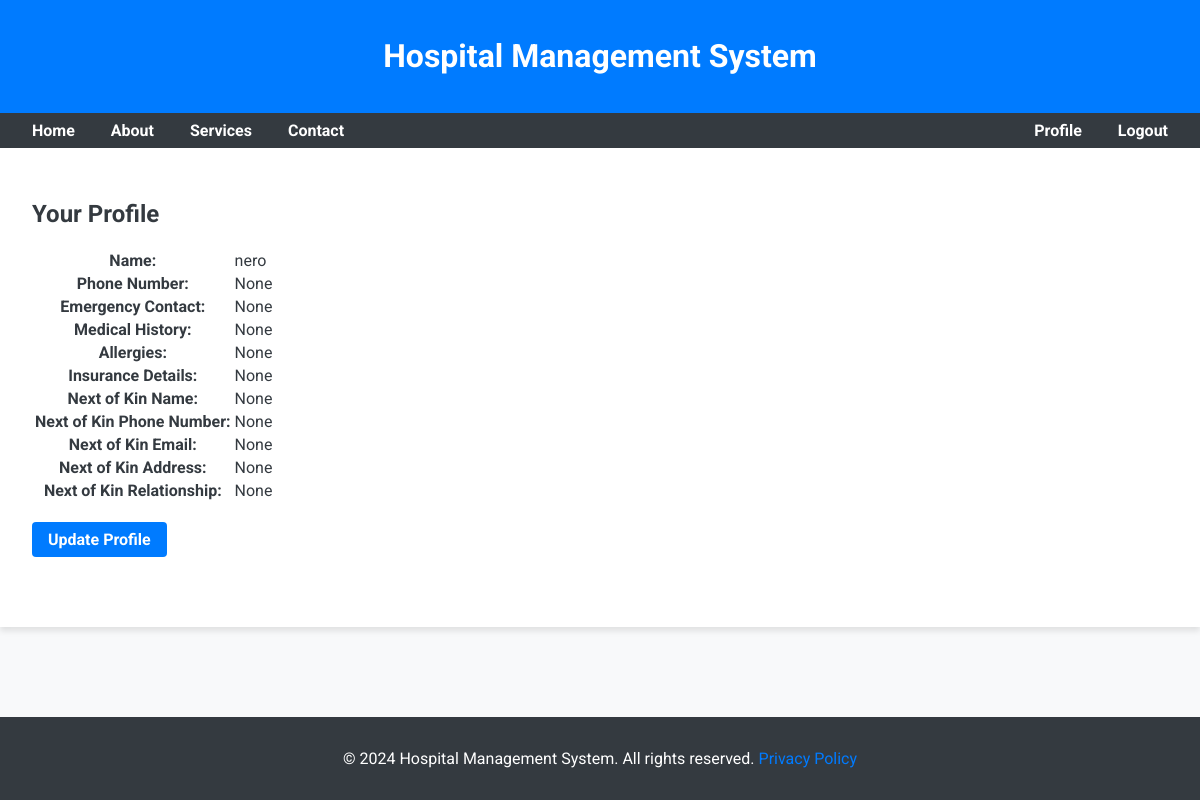
Screenshot of /profile/ (signed in) with the database file from the repository.
### patients/models.py (models this page shows, shortened)
class Profile(models.Model):
    user = models.OneToOneField(Patient, on_delete=models.CASCADE, related_name='profile')
    phone_number = models.CharField(max_length=15, blank=True, null=True)
    emergency_contact = models.CharField(max_length=15, blank=True, null=True)
    medical_history = models.TextField(blank=True, null=True)
    allergies = models.TextField(blank=True, null=True)
    insurance_details = models.TextField(blank=True, null=True)
    next_of_kin_name = models.CharField(max_length=100, blank=True, null=True)
    next_of_kin_phone_number = models.CharField(max_length=15, blank=True, null=True)
    next_of_kin_email = models.EmailField(blank=True, null=True)
    next_of_kin_address = models.TextField(blank=True, null=True)
    next_of_kin_relationship = models.CharField(max_length=50, choices=RELATIONSHIP_CHOICES, blank=True, null=True)

class Patient(models.Model):
    user = models.OneToOneField(User, on_delete=models.CASCADE, related_name='Patient')
    phone_number = models.CharField(max_length=15)
    profile_picture = models.ImageField(upload_to='profile_pics/', blank=True, null=True)

### patients/views.py (the view)
# urls.py: path('profile/', views.profile, name='profile'),
@login_required
def profile(request):
    view_profile = get_object_or_404(Profile, user=request.user.Patient)
    return render(request, 'patients/profile.html', {'profile': view_profile})

### Templates/patients/profile.html (shortened to what this page needs)
{% extends 'patients/base.html' %}
{% block content %}
<h2>Your Profile</h2>
<table>
    <tr>
        <th>Name:</th>
        <td>{{ profile.user.user.username }}</td>
    </tr>
    <tr>
        <th>Phone Number:</th>
        <td>{{ profile.phone_number }}</td>
    </tr>
    <tr>
        <th>Emergency Contact:</th>
        <td>{{ profile.emergency_contact }}</td>
    </tr>
    <tr>
        <th>Medical History:</th>
        <td>{{ profile.medical_history }}</td>
    </tr>
    <tr>
        <th>Allergies:</th>
        <td>{{ profile.allergies }}</td>
    </tr>
    <tr>
        <th>Insurance Details:</th>
        <td>{{ profile.insurance_details }}</td>
    </tr>
    <tr>
        <th>Next of Kin Name:</th>
        <td>{{ profile.next_of_kin_name }}</td>
    </tr>
    <tr>
        <th>Next of Kin Phone Number:</th>
        <td>{{ profile.next_of_kin_phone_number }}</td>
    </tr>
    <tr>
        <th>Next of Kin Email:</th>
        <td>{{ profile.next_of_kin_email }}</td>
    </tr>
    <tr>
        <th>Next of Kin Address:</th>
        <td>{{ profile.next_of_kin_address }}</td>
    </tr>
    <tr>
        <th>Next of Kin Relationship:</th>
        <td>{{ profile.next_of_kin_relationship }}</td>
    </tr>
</table>
<br>
<a href="{% url 'patients:update_profile' %}" class="btn btn-primary">Update Profile</a>
<br><br><br>
{% endblock %}

### Templates/patients/base.html (style rules this page uses)
body { font-family: 'Roboto', sans-serif; margin: 0; padding: 0; background-color: #f8f9fa; color: #343a40; }
.btn { display: inline-block; padding: 0.5rem 1rem; background-color: #007bff; color: #fff; border: none; border-radius: 4px; text-decoration: none; font-weight: 700; }

### rows the page displays
Profile: user.user.username "nero", phone_number "None", emergency_contact "None", medical_history "None", allergies "None", insurance_details "None", next_of_kin_name "None", next_of_kin_phone_number "None", next_of_kin_email "None", next_of_kin_address "None", next_of_kin_relationship "None"

### other values shown
{{ year|default:2024 }} "2024"
